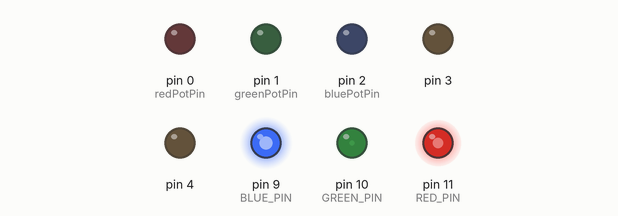
The sketch below on a simulated Arduino Uno, built with avr-gcc and run on an emulated ATmega328P. Shown: output pins drawn as LEDs (lit = HIGH). Random numbers use the default seed unless the sketch sets one.

Above: at 0.15 s.
At 4.95 s:
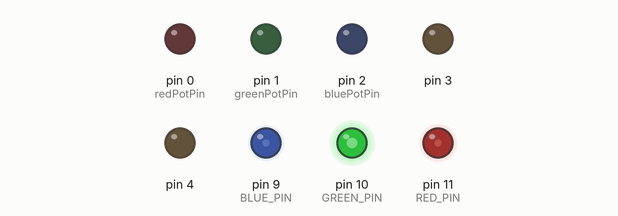
At 10.06 s:
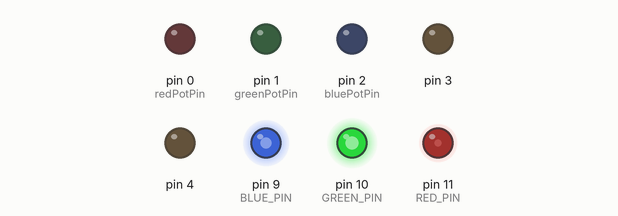
At 19.97 s:
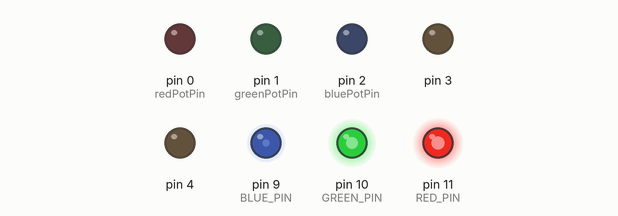
At 29.88 s:
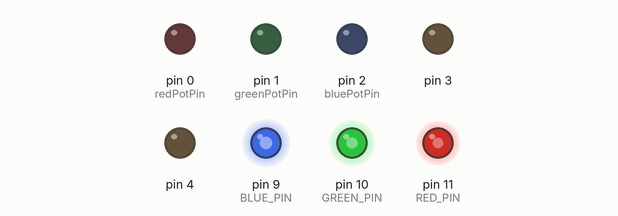
At 39.79 s:
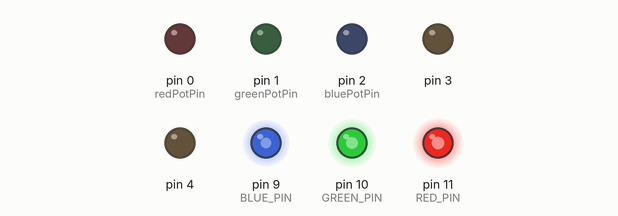
Timing chart, 0 to 40.0 s (numbered marks = the images above):
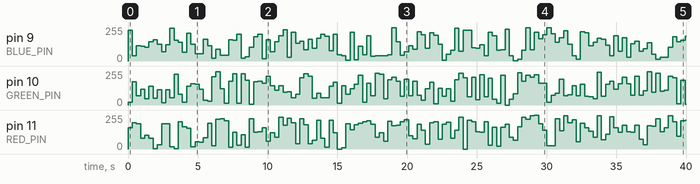

The sketch:

_jinto_Blink.ino
```cpp
const int RED_PIN = 11;
const int GREEN_PIN = 10;
const int BLUE_PIN = 9;


int delay_gap = 300;
int speakerPin = 13;
int i = 0;


// Init the Pins used for 10K pots
const int redPotPin = 0;
const int greenPotPin = 1;
const int bluePotPin = 2;

// Init our Vars
int currentColorValueRed;
int currentColorValueGreen;
int currentColorValueBlue;


void setup()
{
  for(i = 0; i< 5; i++) {
    pinMode(i, OUTPUT);
  }
  pinMode(BLUE_PIN, OUTPUT);
  pinMode(GREEN_PIN, OUTPUT);
  pinMode(RED_PIN, OUTPUT);
}


void loop()
{


/*  for(i = 0; i< 5; i++) {
    digitalWrite(i, LOW);
  }
  delay(delay_gap);

  for(i = 0; i< 5; i++) {
    digitalWrite(i, HIGH);
    delay(delay_gap);
  }

  digitalWrite(RED_PIN,HIGH);
  digitalWrite(GREEN_PIN,LOW);
  digitalWrite(BLUE_PIN,LOW);
  delay(delay_gap);

  digitalWrite(RED_PIN,HIGH);
  digitalWrite(GREEN_PIN,HIGH);
  digitalWrite(BLUE_PIN,LOW);
  delay(delay_gap);

  digitalWrite(RED_PIN,LOW);
  digitalWrite(GREEN_PIN,HIGH);
  digitalWrite(BLUE_PIN,HIGH);
  delay(delay_gap);

  for(i = 0; i< 5; i++) {
    digitalWrite(i, LOW);
  }
  delay(delay_gap);

  for(i = 0; i< 5; i++) {
    digitalWrite(i, HIGH);
    delay(delay_gap);
    digitalWrite(i, LOW);
  }
  delay(delay_gap);

  for(i = 5; i>=0; i--) {
    digitalWrite(i, HIGH);
    delay(delay_gap);
  }
  delay(delay_gap);


  digitalWrite(RED_PIN,LOW);
  digitalWrite(GREEN_PIN,LOW);
  digitalWrite(BLUE_PIN,LOW);
  */

  analogWrite(BLUE_PIN,random(255));
  analogWrite(GREEN_PIN,random(255));
  analogWrite(RED_PIN,random(255));
  delay(delay_gap);
}


//int pitch[] = {261, 277, 294, 311, 330};
//tone(speakerPin, pitch[i%4]);
//noTone(speakerPin);

void setColor(int red, int green, int blue)
{
  analogWrite(RED_PIN, red);
  analogWrite(GREEN_PIN, green);
  analogWrite(BLUE_PIN, blue);
}
```

Measured:
- by itself, pin 9 (BLUE_PIN): 0/255 → 232/255 at 0.00 s, → 38/255 0.30 s later, → 114/255 0.30 s later, → 109/255 0.30 s later, … (134 changes in this stretch)
- by itself, pin 11 (RED_PIN): 0/255 → 158/255 at 0.00 s, → 197/255 0.30 s later, → 188/255 0.30 s later, → 80/255 0.30 s later, … (134 changes in this stretch)
